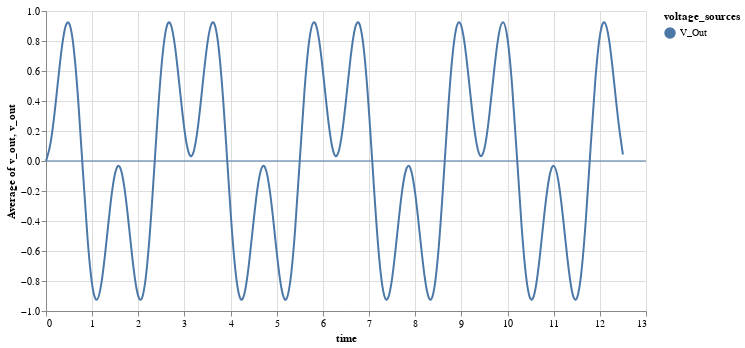

Notebook code cell kept with this figure:
### Code cell
plotData(t1,[a8])

### Figure 1 — Vega-Lite specification as saved in the notebook (floating-point values rounded to 4 significant figures)
{"config": {"view": {"continuousWidth": 400, "continuousHeight": 300}}, "layer": [{"mark": "rule", "encoding": {"color": {"type": "nominal", "field": "voltage_sources"}, "y": {"type": "quantitative", "aggregate": "average", "field": "v_out"}}}, {"mark": {"type": "line", "interpolate": "basis"}, "encoding": {"color": {"type": "nominal", "field": "voltage_sources"}, "x": {"type": "quantitative", "field": "time"}, "y": {"type": "quantitative", "field": "v_out"}}}, {"mark": "point", "encoding": {"opacity": {"value": 0}, "x": {"type": "quantitative", "field": "time"}}, "selection": {"selector027": {"type": "single", "nearest": true, "on": "mouseover", "fields": ["time"], "empty": "none"}}}, {"mark": "point", "encoding": {"color": {"type": "nominal", "field": "voltage_sources"}, "opacity": {"condition": {"value": 1, "selection": "selector027"}, "value": 0}, "x": {"type": "quantitative", "field": "time"}, "y": {"type": "quantitative", "field": "v_out"}}}, {"mark": {"type": "rule", "color": "gray"}, "encoding": {"x": {"type": "quantitative", "field": "time"}}, "transform": [{"filter": {"selection": "selector027"}}]}, {"mark": {"type": "text", "align": "left", "dx": 5, "dy": -5}, "encoding": {"color": {"type": "nominal", "field": "voltage_sources"}, "text": {"condition": {"type": "quantitative", "field": "v_out", "selection": "selector027"}, "value": " "}, "x": {"type": "quantitative", "field": "time"}, "y": {"type": "quantitative", "field": "v_out"}}}], "data": {"name": "data-939ab1b43570b9903b056daa436591f4"}, "height": 300, "width": 600, "$schema": "https://vega.github.io/schema/vega-lite/v4.0.2.json", "datasets": {"data-939ab1b43570b9903b056daa436591f4": [{"time": 0.0, "voltage_sources": "V_Out", "v_out": 0.0}, {"time": 0.1, "voltage_sources": "V_Out", "v_out": 0.09671}, {"time": 0.2, "voltage_sources": "V_Out", "v_out": 0.3492}, {"time": 0.3, "voltage_sources": "V_Out", "v_out": 0.6578}, {"time": 0.4, "voltage_sources": "V_Out", "v_out": 0.8963}, {"time": 0.5, "voltage_sources": "V_Out", "v_out": 0.9564}, {"time": 0.6, "voltage_sources": "V_Out", "v_out": 0.7869}, {"time": 0.7, "voltage_sources": "V_Out", "v_out": 0.4126}, {"time": 0.8, "voltage_sources": "V_Out", "v_out": -0.07294}, {"time": 0.9, "voltage_sources": "V_Out", "v_out": -0.5387}, {"time": 1.0, "voltage_sources": "V_Out", "v_out": -0.8602}, {"time": 1.1, "voltage_sources": "V_Out", "v_out": -0.9617}, {"time": 1.2, "voltage_sources": "V_Out", "v_out": -0.8411}, {"time": 1.3, "voltage_sources": "V_Out", "v_out": -0.5693}, {"time": 1.4, "voltage_sources": "V_Out", "v_out": -0.2643}, {"time": 1.5, "voltage_sources": "V_Out", "v_out": -0.04929}, {"time": 1.6, "voltage_sources": "V_Out", "v_out": -0.008504}, {"time": 1.7, "voltage_sources": "V_Out", "v_out": -0.1578}, {"time": 1.8, "voltage_sources": "V_Out", "v_out": -0.439}, {"time": 1.9, "voltage_sources": "V_Out", "v_out": -0.7403}, {"time": 2.0, "voltage_sources": "V_Out", "v_out": -0.9359}, {"time": 2.1, "voltage_sources": "V_Out", "v_out": -0.9311}, {"time": 2.2, "voltage_sources": "V_Out", "v_out": -0.6958}, {"time": 2.3, "voltage_sources": "V_Out", "v_out": -0.2769}, {"time": 2.4, "voltage_sources": "V_Out", "v_out": 0.2171}, {"time": 2.5, "voltage_sources": "V_Out", "v_out": 0.6521}, {"time": 2.6, "voltage_sources": "V_Out", "v_out": 0.9142}, {"time": 2.7, "voltage_sources": "V_Out", "v_out": 0.9475}, {"time": 2.8, "voltage_sources": "V_Out", "v_out": 0.7727}, {"time": 2.9, "voltage_sources": "V_Out", "v_out": 0.4779}, {"time": 3.0, "voltage_sources": "V_Out", "v_out": 0.1874}, {"time": 3.1, "voltage_sources": "V_Out", "v_out": 0.0172}, {"time": 3.2, "voltage_sources": "V_Out", "v_out": 0.03373}, {"time": 3.3, "voltage_sources": "V_Out", "v_out": 0.2306}, {"time": 3.4, "voltage_sources": "V_Out", "v_out": 0.5307}, {"time": 3.5, "voltage_sources": "V_Out", "v_out": 0.8135}, {"time": 3.6, "voltage_sources": "V_Out", "v_out": 0.958}, {"time": 3.7, "voltage_sources": "V_Out", "v_out": 0.8855}, {"time": 3.8, "voltage_sources": "V_Out", "v_out": 0.5885}, {"time": 3.9, "voltage_sources": "V_Out", "v_out": 0.1345}, {"time": 4.0, "voltage_sources": "V_Out", "v_out": -0.356}, {"time": 4.1, "voltage_sources": "V_Out", "v_out": -0.7504}, {"time": 4.2, "voltage_sources": "V_Out", "v_out": -0.9481}, {"time": 4.3, "voltage_sources": "V_Out", "v_out": -0.9152}, {"time": 4.4, "voltage_sources": "V_Out", "v_out": -0.6937}, {"time": 4.5, "voltage_sources": "V_Out", "v_out": -0.3869}, {"time": 4.6, "voltage_sources": "V_Out", "v_out": -0.1211}, {"time": 4.7, "voltage_sources": "V_Out", "v_out": -0.001534}, {"time": 4.8, "voltage_sources": "V_Out", "v_out": -0.07481}, {"time": 4.9, "voltage_sources": "V_Out", "v_out": -0.3124}, {"time": 5.0, "voltage_sources": "V_Out", "v_out": -0.6208}, {"time": 5.1, "voltage_sources": "V_Out", "v_out": -0.8747}, {"time": 5.2, "voltage_sources": "V_Out", "v_out": -0.9611}, {"time": 5.3, "voltage_sources": "V_Out", "v_out": -0.8203}, {"time": 5.4, "voltage_sources": "V_Out", "v_out": -0.4675}, {"time": 5.5, "voltage_sources": "V_Out", "v_out": 0.01106}, {"time": 5.6, "voltage_sources": "V_Out", "v_out": 0.4866}, {"time": 5.7, "voltage_sources": "V_Out", "v_out": 0.8314}, {"time": 5.8, "voltage_sources": "V_Out", "v_out": 0.9619}, {"time": 5.9, "voltage_sources": "V_Out", "v_out": 0.8663}, {"time": 6.0, "voltage_sources": "V_Out", "v_out": 0.6074}, {"time": 6.1, "voltage_sources": "V_Out", "v_out": 0.2995}, {"time": 6.2, "voltage_sources": "V_Out", "v_out": 0.06762}, {"time": 6.3, "voltage_sources": "V_Out", "v_out": 0.002825}, {"time": 6.4, "voltage_sources": "V_Out", "v_out": 0.1304}, {"time": 6.5, "voltage_sources": "V_Out", "v_out": 0.4005}, {"time": 6.6, "voltage_sources": "V_Out", "v_out": 0.7063}, {"time": 6.7, "voltage_sources": "V_Out", "v_out": 0.9212}, {"time": 6.8, "voltage_sources": "V_Out", "v_out": 0.9443}, {"time": 6.9, "voltage_sources": "V_Out", "v_out": 0.7365}, {"time": 7.0, "voltage_sources": "V_Out", "v_out": 0.3355}, {"time": 7.1, "voltage_sources": "V_Out", "v_out": -0.1564}, {"time": 7.2, "voltage_sources": "V_Out", "v_out": -0.6057}, {"time": 7.3, "voltage_sources": "V_Out", "v_out": -0.8937}, {"time": 7.4, "voltage_sources": "V_Out", "v_out": -0.9559}, {"time": 7.5, "voltage_sources": "V_Out", "v_out": -0.8031}, {"time": 7.6, "voltage_sources": "V_Out", "v_out": -0.5168}, {"time": 7.7, "voltage_sources": "V_Out", "v_out": -0.2189}, {"time": 7.8, "voltage_sources": "V_Out", "v_out": -0.02886}, {"time": 7.9, "voltage_sources": "V_Out", "v_out": -0.02103}, {"time": 8.0, "voltage_sources": "V_Out", "v_out": -0.1984}, {"time": 8.1, "voltage_sources": "V_Out", "v_out": -0.4918}, {"time": 8.2, "voltage_sources": "V_Out", "v_out": -0.7838}, {"time": 8.3, "voltage_sources": "V_Out", "v_out": -0.9509}, {"time": 8.4, "voltage_sources": "V_Out", "v_out": -0.9073}, {"time": 8.5, "voltage_sources": "V_Out", "v_out": -0.6358}, {"time": 8.6, "voltage_sources": "V_Out", "v_out": -0.1955}, {"time": 8.7, "voltage_sources": "V_Out", "v_out": 0.2979}, {"time": 8.8, "voltage_sources": "V_Out", "v_out": 0.7107}, {"time": 8.9, "voltage_sources": "V_Out", "v_out": 0.9362}, {"time": 9.0, "voltage_sources": "V_Out", "v_out": 0.931}, {"time": 9.1, "voltage_sources": "V_Out", "v_out": 0.7283}, {"time": 9.2, "voltage_sources": "V_Out", "v_out": 0.4252}, {"time": 9.3, "voltage_sources": "V_Out", "v_out": 0.1478}, {"time": 9.4, "voltage_sources": "V_Out", "v_out": 0.006127}, {"time": 9.5, "voltage_sources": "V_Out", "v_out": 0.05552}, {"time": 9.6, "voltage_sources": "V_Out", "v_out": 0.2768}, {"time": 9.7, "voltage_sources": "V_Out", "v_out": 0.583}, {"time": 9.8, "voltage_sources": "V_Out", "v_out": 0.8504}, {"time": 9.9, "voltage_sources": "V_Out", "v_out": 0.9622}, {"time": 10.0, "voltage_sources": "V_Out", "v_out": 0.8503}, {"time": 10.1, "voltage_sources": "V_Out", "v_out": 0.5203}, {"time": 10.2, "voltage_sources": "V_Out", "v_out": 0.05086}, {"time": 10.3, "voltage_sources": "V_Out", "v_out": -0.4324}, {"time": 10.4, "voltage_sources": "V_Out", "v_out": -0.7992}, {"time": 10.5, "voltage_sources": "V_Out", "v_out": -0.9585}, {"time": 10.6, "voltage_sources": "V_Out", "v_out": -0.8889}, {"time": 10.7, "voltage_sources": "V_Out", "v_out": -0.6447}, {"time": 10.8, "voltage_sources": "V_Out", "v_out": -0.3359}, {"time": 10.9, "voltage_sources": "V_Out", "v_out": -0.08859}, {"time": 11.0, "voltage_sources": "V_Out", "v_out": -0.0001959}, {"time": 11.1, "voltage_sources": "V_Out", "v_out": -0.1051}, {"time": 11.2, "voltage_sources": "V_Out", "v_out": -0.3626}, {"time": 11.3, "voltage_sources": "V_Out", "v_out": -0.6708}, {"time": 11.4, "voltage_sources": "V_Out", "v_out": -0.9034}, {"time": 11.5, "voltage_sources": "V_Out", "v_out": -0.9539}, {"time": 11.6, "voltage_sources": "V_Out", "v_out": -0.7742}, {"time": 11.7, "voltage_sources": "V_Out", "v_out": -0.3926}, {"time": 11.8, "voltage_sources": "V_Out", "v_out": 0.09498}, {"time": 11.9, "voltage_sources": "V_Out", "v_out": 0.5567}, {"time": 12.0, "voltage_sources": "V_Out", "v_out": 0.8696}, {"time": 12.1, "voltage_sources": "V_Out", "v_out": 0.9608}, {"time": 12.2, "voltage_sources": "V_Out", "v_out": 0.8315}, {"time": 12.3, "voltage_sources": "V_Out", "v_out": 0.5555}, {"time": 12.4, "voltage_sources": "V_Out", "v_out": 0.2521}, {"time": 12.5, "voltage_sources": "V_Out", "v_out": 0.04341}]}}
